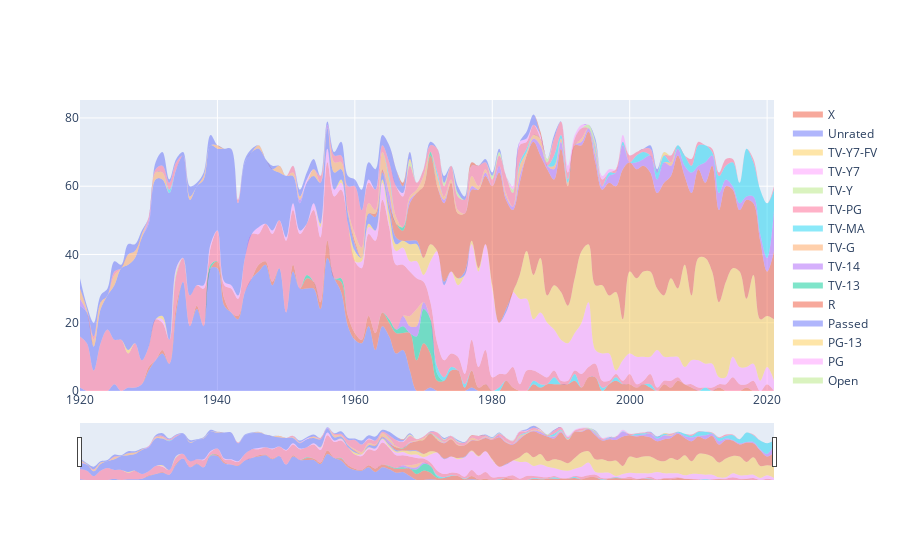

Source (notebook cell):
### Code cell
fig = go.Figure()
for genre in trace_dict.keys():
    fig.add_trace(trace_dict[genre])

fig.update_layout(
    xaxis=dict(
        rangeslider=dict(
            visible=True
        ),
        type="date"
    )
)
fig.show()

### Figure 1 — Plotly figure (JSON) as saved in the notebook; plotly's stock layout.template omitted (floating-point values rounded to 4 significant figures; data arrays with more than 128 entries replaced by an {"elided": "..."} marker saying what was removed)
{"data": [{"line": {"shape": "spline"}, "mode": "none", "name": "Approved", "stackgroup": "one", "type": "scatter", "x": {"elided": "2244 int values"}, "y": [1, 0, 0, 0, 0, 2, 0, 1, 1, 2, 6, 9, 11, 8, 23, 32, 19, 24, 19, 36, 36, 25, 23, 21, 29, 33, 35, 37, 31, 36, 23, 35, 30, 30, 30, 24, 39, 33, 29, 19, 15, 14, 19, 12, 19, 16, 11, 12, 6, 0, 0, 1, 0, 0, 0, 0, 0, 1, 0, 0, 0, 0, 0, 0, 0, 0, 0, 0, 0, 0, 0, 0, 0, 0, 0, 0, 0, 0, 0, 0, 0, 0, 0, 0, 0, 0, 0, 0, 0, 0, 0, 0, 0, 0, 0, 0, 0, 0, 0, 0, 0, 0]}, {"line": {"shape": "spline"}, "mode": "none", "name": "G", "stackgroup": "one", "type": "scatter", "x": {"elided": "2244 int values"}, "y": [0, 0, 0, 0, 0, 0, 0, 0, 0, 0, 1, 0, 1, 0, 2, 0, 0, 1, 0, 0, 2, 2, 0, 1, 0, 0, 2, 1, 1, 0, 0, 2, 0, 3, 2, 2, 5, 0, 3, 3, 2, 1, 3, 5, 4, 4, 6, 5, 11, 9, 14, 10, 3, 3, 6, 6, 1, 5, 1, 2, 0, 0, 3, 1, 0, 0, 2, 1, 2, 2, 2, 2, 3, 1, 4, 4, 0, 2, 3, 2, 2, 1, 2, 1, 0, 2, 1, 3, 2, 1, 0, 0, 0, 1, 0, 0, 0, 1, 0, 0, 0, 0]}, {"line": {"shape": "spline"}, "mode": "none", "name": "GP", "stackgroup": "one", "type": "scatter", "x": {"elided": "2244 int values"}, "y": [0, 0, 0, 0, 0, 0, 0, 0, 0, 0, 0, 0, 0, 0, 0, 0, 0, 0, 0, 1, 0, 0, 0, 0, 0, 0, 0, 0, 0, 0, 0, 0, 0, 1, 0, 0, 0, 0, 1, 0, 0, 0, 0, 0, 0, 1, 1, 2, 0, 7, 10, 10, 2, 0, 0, 0, 0, 0, 0, 0, 0, 0, 0, 0, 0, 0, 0, 0, 0, 0, 0, 0, 0, 0, 0, 0, 0, 0, 0, 0, 0, 0, 0, 0, 0, 0, 0, 0, 0, 0, 0, 0, 0, 0, 0, 0, 0, 0, 0, 0, 0, 0]}, {"line": {"shape": "spline"}, "mode": "none", "name": "M", "stackgroup": "one", "type": "scatter", "x": {"elided": "2244 int values"}, "y": [0, 0, 0, 0, 0, 0, 0, 0, 0, 0, 0, 0, 0, 0, 0, 0, 0, 0, 0, 0, 0, 0, 0, 0, 0, 0, 0, 0, 0, 0, 0, 0, 0, 0, 0, 0, 0, 0, 0, 0, 0, 0, 0, 0, 0, 0, 0, 3, 2, 3, 2, 0, 0, 0, 0, 0, 0, 0, 0, 0, 0, 0, 0, 0, 0, 0, 0, 0, 0, 0, 0, 0, 0, 0, 0, 0, 0, 0, 0, 0, 0, 0, 0, 0, 0, 0, 0, 0, 0, 0, 0, 0, 0, 0, 0, 0, 0, 0, 0, 0, 0, 0]}, {"line": {"shape": "spline"}, "mode": "none", "name": "M/PG", "stackgroup": "one", "type": "scatter", "x": {"elided": "2244 int values"}, "y": [0, 0, 0, 0, 0, 0, 0, 0, 0, 0, 0, 0, 0, 0, 0, 0, 0, 0, 0, 0, 0, 0, 0, 0, 0, 0, 0, 0, 0, 0, 0, 0, 0, 0, 0, 0, 0, 0, 0, 0, 0, 0, 0, 0, 0, 0, 0, 0, 3, 5, 0, 0, 0, 0, 0, 0, 0, 0, 0, 0, 0, 0, 0, 0, 0, 0, 0, 0, 0, 0, 0, 0, 0, 0, 0, 0, 0, 0, 0, 0, 0, 0, 0, 0, 0, 0, 0, 0, 0, 0, 0, 0, 0, 0, 0, 0, 0, 0, 0, 0, 0, 0]}, {"line": {"shape": "spline"}, "mode": "none", "name": "NC-17", "stackgroup": "one", "type": "scatter", "x": {"elided": "2244 int values"}, "y": [0, 0, 0, 0, 0, 0, 0, 0, 0, 0, 0, 0, 0, 0, 0, 0, 0, 0, 0, 0, 0, 0, 0, 0, 0, 0, 0, 0, 0, 0, 0, 0, 0, 0, 0, 0, 0, 0, 0, 0, 0, 0, 0, 0, 0, 0, 0, 0, 0, 0, 0, 0, 2, 1, 1, 0, 1, 0, 0, 0, 0, 1, 0, 0, 0, 0, 1, 1, 0, 2, 0, 0, 2, 0, 0, 0, 1, 0, 1, 0, 0, 0, 0, 1, 0, 0, 0, 0, 0, 0, 0, 1, 0, 0, 0, 0, 0, 0, 0, 0, 0, 0]}, {"line": {"shape": "spline"}, "mode": "none", "name": "Not Rated", "stackgroup": "one", "type": "scatter", "x": {"elided": "2244 int values"}, "y": [15, 14, 6, 14, 18, 13, 15, 10, 13, 7, 6, 12, 8, 7, 9, 7, 9, 6, 11, 5, 9, 4, 7, 5, 10, 13, 9, 11, 14, 14, 21, 16, 16, 15, 21, 19, 23, 24, 26, 27, 21, 21, 24, 27, 33, 27, 19, 15, 13, 9, 6, 5, 7, 5, 4, 4, 3, 9, 6, 10, 4, 4, 2, 6, 2, 6, 3, 3, 2, 2, 1, 1, 1, 4, 3, 4, 2, 1, 1, 1, 3, 1, 1, 3, 1, 1, 2, 1, 0, 1, 1, 0, 1, 1, 2, 4, 2, 1, 3, 0, 2, 0]}, {"line": {"shape": "spline"}, "mode": "none", "name": "Open", "stackgroup": "one", "type": "scatter", "x": {"elided": "2244 int values"}, "y": [0, 0, 0, 0, 0, 0, 0, 0, 0, 0, 0, 0, 0, 0, 1, 0, 0, 0, 0, 0, 0, 0, 0, 0, 0, 0, 0, 0, 0, 0, 0, 0, 0, 0, 0, 0, 0, 0, 0, 0, 0, 0, 0, 0, 0, 0, 0, 0, 0, 0, 0, 0, 0, 0, 0, 0, 0, 0, 0, 0, 0, 0, 0, 0, 0, 0, 0, 0, 0, 0, 0, 0, 0, 0, 0, 0, 0, 0, 0, 0, 0, 0, 0, 0, 0, 0, 0, 0, 0, 0, 0, 0, 0, 0, 0, 0, 0, 0, 0, 0, 0, 0]}, {"line": {"shape": "spline"}, "mode": "none", "name": "PG", "stackgroup": "one", "type": "scatter", "x": {"elided": "2244 int values"}, "y": [0, 0, 0, 0, 0, 0, 0, 0, 0, 0, 0, 0, 1, 0, 1, 0, 0, 0, 1, 1, 0, 1, 1, 1, 0, 0, 2, 0, 1, 0, 1, 2, 1, 0, 2, 3, 4, 2, 2, 0, 0, 2, 2, 3, 5, 1, 4, 5, 3, 5, 2, 12, 27, 22, 24, 21, 29, 28, 28, 31, 26, 15, 18, 22, 25, 21, 15, 18, 16, 12, 12, 11, 11, 15, 19, 4, 8, 8, 1, 6, 6, 8, 7, 5, 11, 7, 7, 6, 5, 7, 8, 7, 7, 2, 2, 6, 5, 5, 5, 3, 5, 3]}, {"line": {"shape": "spline"}, "mode": "none", "name": "PG-13", "stackgroup": "one", "type": "scatter", "x": {"elided": "2244 int values"}, "y": [0, 0, 0, 0, 0, 0, 0, 1, 0, 0, 0, 0, 1, 0, 0, 0, 0, 0, 0, 0, 0, 0, 0, 0, 0, 0, 0, 0, 0, 0, 0, 0, 0, 0, 0, 1, 0, 0, 1, 0, 3, 1, 1, 0, 1, 3, 2, 2, 5, 5, 5, 5, 0, 0, 0, 2, 0, 1, 1, 0, 1, 0, 0, 0, 7, 14, 13, 16, 8, 13, 14, 11, 16, 21, 17, 19, 20, 17, 23, 12, 24, 23, 25, 25, 18, 18, 23, 20, 30, 19, 30, 31, 27, 22, 28, 26, 28, 20, 26, 18, 15, 18]}, {"line": {"shape": "spline"}, "mode": "none", "name": "Passed", "stackgroup": "one", "type": "scatter", "x": {"elided": "2244 int values"}, "y": [9, 9, 7, 10, 10, 16, 21, 25, 25, 36, 36, 41, 40, 43, 29, 30, 28, 29, 31, 29, 24, 39, 40, 27, 28, 24, 23, 19, 18, 14, 18, 8, 8, 12, 8, 12, 6, 5, 3, 3, 2, 0, 3, 4, 2, 2, 2, 0, 1, 1, 0, 0, 0, 1, 0, 0, 1, 0, 0, 0, 0, 0, 1, 0, 0, 0, 0, 0, 0, 0, 0, 0, 0, 0, 0, 0, 0, 0, 0, 0, 0, 0, 0, 0, 0, 0, 0, 0, 0, 0, 0, 0, 0, 0, 0, 0, 0, 0, 0, 0, 0, 0]}, {"line": {"shape": "spline"}, "mode": "none", "name": "R", "stackgroup": "one", "type": "scatter", "x": {"elided": "2244 int values"}, "y": [0, 0, 0, 0, 0, 0, 0, 0, 0, 0, 0, 0, 0, 0, 0, 0, 0, 0, 0, 0, 0, 0, 0, 0, 0, 0, 0, 0, 0, 0, 0, 0, 0, 0, 0, 0, 0, 0, 0, 0, 1, 0, 0, 1, 1, 1, 4, 3, 11, 14, 21, 26, 19, 23, 26, 19, 17, 15, 23, 20, 29, 44, 32, 24, 27, 28, 39, 30, 37, 31, 42, 35, 39, 31, 33, 36, 28, 33, 31, 44, 32, 32, 31, 29, 28, 33, 30, 39, 26, 30, 26, 22, 31, 27, 28, 23, 18, 29, 21, 23, 13, 20]}, {"line": {"shape": "spline"}, "mode": "none", "name": "TV-13", "stackgroup": "one", "type": "scatter", "x": {"elided": "2244 int values"}, "y": [0, 0, 0, 0, 0, 0, 0, 0, 0, 0, 0, 0, 0, 0, 0, 0, 0, 0, 0, 0, 0, 0, 0, 0, 0, 0, 0, 0, 0, 0, 0, 0, 0, 0, 0, 0, 0, 0, 0, 0, 0, 0, 0, 0, 0, 0, 0, 1, 0, 0, 0, 1, 0, 0, 0, 0, 0, 0, 0, 0, 0, 0, 0, 0, 0, 0, 0, 0, 0, 0, 0, 0, 0, 0, 0, 0, 0, 0, 0, 0, 0, 0, 0, 0, 0, 0, 0, 0, 0, 0, 0, 0, 0, 0, 0, 0, 0, 0, 0, 0, 0, 0]}, {"line": {"shape": "spline"}, "mode": "none", "name": "TV-14", "stackgroup": "one", "type": "scatter", "x": {"elided": "2244 int values"}, "y": [2, 0, 0, 0, 0, 0, 0, 0, 0, 0, 1, 0, 0, 0, 0, 0, 0, 0, 0, 0, 0, 0, 0, 0, 0, 0, 0, 0, 0, 0, 0, 0, 1, 0, 0, 0, 1, 0, 0, 0, 0, 0, 0, 0, 0, 3, 0, 0, 1, 0, 0, 0, 0, 1, 0, 0, 0, 1, 0, 1, 0, 2, 1, 1, 2, 0, 1, 3, 1, 3, 2, 0, 0, 1, 1, 2, 1, 2, 4, 7, 0, 2, 2, 5, 4, 6, 3, 2, 3, 6, 1, 6, 3, 5, 2, 1, 2, 1, 2, 2, 4, 12]}, {"line": {"shape": "spline"}, "mode": "none", "name": "TV-G", "stackgroup": "one", "type": "scatter", "x": {"elided": "2244 int values"}, "y": [3, 1, 2, 2, 0, 3, 0, 3, 2, 1, 0, 2, 2, 0, 0, 0, 1, 0, 1, 0, 1, 0, 0, 0, 0, 0, 1, 0, 0, 2, 0, 1, 1, 0, 2, 0, 0, 3, 2, 1, 2, 3, 3, 1, 5, 4, 2, 0, 1, 1, 3, 0, 3, 1, 1, 1, 0, 3, 1, 1, 0, 0, 1, 0, 3, 1, 1, 2, 0, 1, 1, 1, 0, 1, 0, 1, 0, 0, 0, 0, 0, 0, 0, 0, 0, 0, 1, 0, 0, 0, 0, 0, 0, 0, 0, 0, 0, 0, 0, 0, 0, 0]}, {"line": {"shape": "spline"}, "mode": "none", "name": "TV-MA", "stackgroup": "one", "type": "scatter", "x": {"elided": "2244 int values"}, "y": [0, 0, 0, 0, 0, 0, 0, 0, 0, 0, 0, 0, 0, 1, 0, 0, 0, 0, 0, 0, 0, 0, 0, 0, 0, 0, 0, 0, 0, 0, 0, 0, 0, 0, 0, 0, 0, 0, 0, 0, 0, 0, 0, 0, 0, 1, 0, 0, 0, 0, 0, 0, 1, 0, 0, 0, 0, 0, 0, 0, 0, 0, 0, 0, 1, 1, 0, 0, 0, 3, 1, 1, 0, 0, 0, 1, 0, 1, 0, 1, 0, 2, 2, 0, 2, 2, 0, 1, 3, 2, 6, 5, 1, 5, 4, 7, 6, 14, 10, 13, 16, 6]}, {"line": {"shape": "spline"}, "mode": "none", "name": "TV-PG", "stackgroup": "one", "type": "scatter", "x": {"elided": "2244 int values"}, "y": [0, 0, 1, 0, 0, 1, 0, 0, 0, 0, 1, 1, 2, 2, 2, 0, 0, 0, 0, 0, 0, 0, 0, 1, 0, 0, 0, 0, 0, 0, 0, 2, 0, 0, 0, 2, 0, 2, 2, 7, 14, 11, 6, 6, 2, 4, 9, 9, 9, 2, 2, 2, 7, 3, 4, 4, 4, 3, 6, 2, 2, 3, 5, 4, 5, 2, 3, 0, 1, 5, 4, 2, 2, 3, 0, 1, 2, 0, 1, 0, 2, 1, 1, 2, 0, 0, 2, 0, 0, 2, 1, 0, 1, 1, 2, 1, 0, 0, 1, 0, 0, 1]}, {"line": {"shape": "spline"}, "mode": "none", "name": "TV-Y", "stackgroup": "one", "type": "scatter", "x": {"elided": "2244 int values"}, "y": [0, 0, 0, 0, 0, 0, 0, 0, 0, 0, 0, 0, 0, 0, 0, 0, 0, 0, 0, 0, 0, 0, 0, 0, 0, 0, 0, 0, 0, 0, 0, 0, 0, 0, 0, 0, 0, 0, 0, 0, 0, 0, 0, 0, 0, 0, 0, 0, 1, 0, 0, 0, 0, 1, 0, 1, 0, 0, 0, 0, 1, 1, 0, 1, 0, 0, 0, 0, 1, 0, 0, 0, 0, 0, 1, 1, 0, 0, 0, 0, 0, 0, 0, 0, 0, 0, 0, 0, 0, 0, 0, 0, 0, 0, 0, 0, 0, 0, 0, 0, 0, 0]}, {"line": {"shape": "spline"}, "mode": "none", "name": "TV-Y7", "stackgroup": "one", "type": "scatter", "x": {"elided": "2244 int values"}, "y": [0, 0, 0, 0, 0, 0, 0, 0, 0, 0, 0, 0, 0, 0, 0, 0, 0, 0, 0, 0, 0, 0, 0, 0, 0, 0, 0, 0, 0, 0, 0, 0, 0, 1, 0, 0, 0, 0, 0, 0, 0, 0, 1, 0, 0, 0, 0, 1, 0, 0, 0, 0, 0, 0, 0, 0, 0, 0, 0, 0, 0, 0, 0, 1, 1, 1, 0, 1, 0, 0, 0, 2, 1, 1, 0, 0, 1, 1, 0, 2, 0, 0, 0, 0, 0, 0, 0, 0, 0, 0, 0, 0, 0, 0, 0, 0, 0, 0, 0, 0, 0, 0]}, {"line": {"shape": "spline"}, "mode": "none", "name": "TV-Y7-FV", "stackgroup": "one", "type": "scatter", "x": {"elided": "2244 int values"}, "y": [0, 0, 0, 0, 0, 0, 0, 0, 0, 0, 0, 0, 0, 0, 0, 0, 0, 0, 0, 0, 0, 0, 0, 0, 0, 0, 0, 0, 0, 0, 0, 0, 0, 0, 0, 0, 0, 0, 0, 0, 0, 0, 0, 0, 0, 0, 0, 0, 1, 0, 0, 0, 0, 0, 0, 0, 0, 0, 0, 0, 0, 0, 0, 0, 0, 0, 0, 0, 0, 0, 0, 0, 0, 0, 0, 0, 0, 0, 0, 0, 0, 0, 0, 0, 0, 1, 0, 0, 0, 0, 0, 0, 0, 0, 0, 0, 0, 0, 0, 0, 0, 0]}, {"line": {"shape": "spline"}, "mode": "none", "name": "Unrated", "stackgroup": "one", "type": "scatter", "x": {"elided": "2244 int values"}, "y": [3, 1, 4, 2, 2, 3, 1, 3, 2, 1, 0, 2, 4, 1, 1, 1, 3, 1, 1, 3, 0, 0, 0, 0, 1, 1, 0, 0, 1, 0, 0, 0, 2, 2, 3, 0, 1, 1, 4, 3, 2, 6, 5, 6, 3, 5, 5, 2, 2, 0, 0, 1, 0, 2, 0, 2, 1, 0, 0, 1, 1, 1, 0, 0, 0, 2, 3, 0, 0, 1, 0, 0, 0, 0, 0, 1, 0, 0, 0, 0, 0, 0, 0, 1, 1, 0, 0, 0, 0, 0, 0, 0, 0, 0, 0, 0, 0, 0, 0, 0, 0, 0]}, {"line": {"shape": "spline"}, "mode": "none", "name": "X", "stackgroup": "one", "type": "scatter", "x": {"elided": "2244 int values"}, "y": [0, 0, 0, 0, 0, 0, 0, 0, 0, 0, 0, 0, 0, 0, 0, 0, 0, 0, 0, 0, 0, 0, 0, 0, 0, 0, 0, 0, 0, 0, 0, 0, 0, 0, 0, 0, 0, 0, 0, 0, 0, 0, 0, 0, 0, 0, 0, 1, 0, 0, 0, 0, 0, 0, 0, 0, 0, 1, 0, 0, 0, 0, 0, 0, 0, 0, 0, 1, 0, 0, 0, 0, 0, 0, 0, 0, 0, 0, 0, 0, 0, 0, 0, 0, 0, 0, 0, 0, 0, 0, 0, 0, 0, 0, 0, 0, 0, 0, 0, 0, 0, 0]}], "layout": {"xaxis": {"rangeslider": {"visible": true}, "type": "date"}}}
